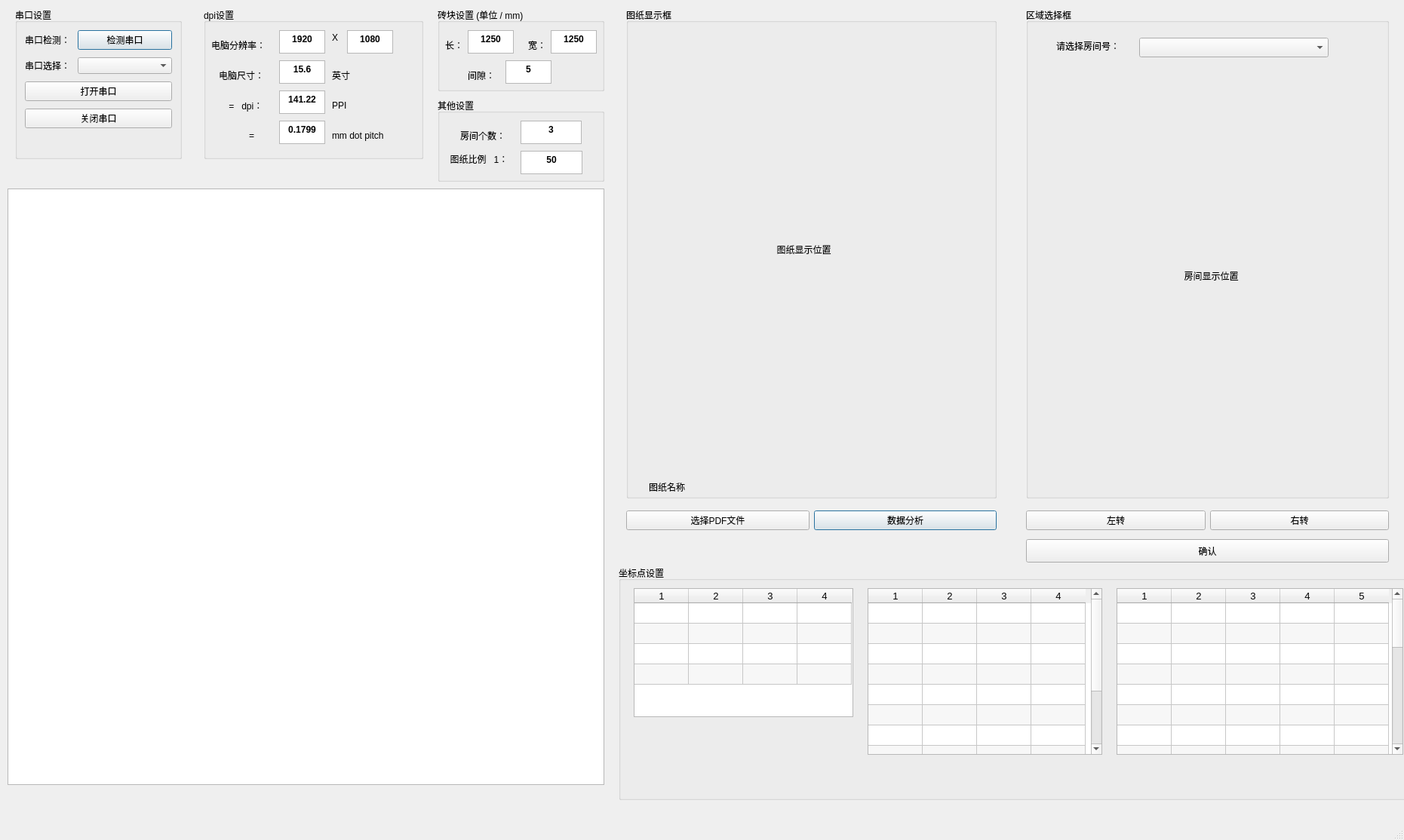
<?xml version="1.0" encoding="UTF-8"?>
<ui version="4.0">
 <class>MainWindow</class>
 <widget class="QMainWindow" name="MainWindow">
  <property name="geometry">
   <rect>
    <x>0</x>
    <y>0</y>
    <width>1861</width>
    <height>1114</height>
   </rect>
  </property>
  <property name="mouseTracking">
   <bool>false</bool>
  </property>
  <property name="windowTitle">
   <string>MainWindow</string>
  </property>
  <widget class="QWidget" name="centralwidget">
   <property name="mouseTracking">
    <bool>true</bool>
   </property>
   <widget class="QGroupBox" name="formGroupBox">
    <property name="geometry">
     <rect>
      <x>20</x>
      <y>10</y>
      <width>221</width>
      <height>201</height>
     </rect>
    </property>
    <property name="title">
     <string>串口设置</string>
    </property>
    <layout class="QFormLayout" name="formLayout">
     <property name="horizontalSpacing">
      <number>10</number>
     </property>
     <property name="verticalSpacing">
      <number>10</number>
     </property>
     <property name="leftMargin">
      <number>10</number>
     </property>
     <property name="topMargin">
      <number>10</number>
     </property>
     <property name="rightMargin">
      <number>10</number>
     </property>
     <property name="bottomMargin">
      <number>10</number>
     </property>
     <item row="0" column="0">
      <widget class="QLabel" name="s1__lb_1">
       <property name="text">
        <string>串口检测：</string>
       </property>
      </widget>
     </item>
     <item row="0" column="1">
      <widget class="QPushButton" name="s1__box_1">
       <property name="text">
        <string>检测串口</string>
       </property>
       <property name="autoRepeatInterval">
        <number>100</number>
       </property>
       <property name="default">
        <bool>true</bool>
       </property>
      </widget>
     </item>
     <item row="1" column="0">
      <widget class="QLabel" name="s1__lb_2">
       <property name="text">
        <string>串口选择：</string>
       </property>
      </widget>
     </item>
     <item row="1" column="1">
      <widget class="QComboBox" name="s1__box_2"/>
     </item>
     <item row="2" column="0" colspan="2">
      <widget class="QPushButton" name="open_serial_button">
       <property name="text">
        <string>打开串口</string>
       </property>
      </widget>
     </item>
     <item row="3" column="0" colspan="2">
      <widget class="QPushButton" name="close_serial_button">
       <property name="text">
        <string>关闭串口</string>
       </property>
      </widget>
     </item>
    </layout>
   </widget>
   <widget class="QGraphicsView" name="graphicsView">
    <property name="geometry">
     <rect>
      <x>10</x>
      <y>250</y>
      <width>791</width>
      <height>791</height>
     </rect>
    </property>
    <property name="mouseTracking">
     <bool>true</bool>
    </property>
   </widget>
   <widget class="QGroupBox" name="groupBox">
    <property name="geometry">
     <rect>
      <x>270</x>
      <y>10</y>
      <width>291</width>
      <height>201</height>
     </rect>
    </property>
    <property name="title">
     <string>dpi设置</string>
    </property>
    <widget class="QLabel" name="label_3">
     <property name="geometry">
      <rect>
       <x>10</x>
       <y>40</y>
       <width>81</width>
       <height>20</height>
      </rect>
     </property>
     <property name="text">
      <string>电脑分辨率：</string>
     </property>
    </widget>
    <widget class="QLabel" name="label_4">
     <property name="geometry">
      <rect>
       <x>20</x>
       <y>80</y>
       <width>71</width>
       <height>20</height>
      </rect>
     </property>
     <property name="text">
      <string>电脑尺寸：</string>
     </property>
    </widget>
    <widget class="QLabel" name="label_5">
     <property name="geometry">
      <rect>
       <x>30</x>
       <y>120</y>
       <width>61</width>
       <height>20</height>
      </rect>
     </property>
     <property name="text">
      <string> =   dpi：</string>
     </property>
    </widget>
    <widget class="QLabel" name="label_6">
     <property name="geometry">
      <rect>
       <x>60</x>
       <y>160</y>
       <width>31</width>
       <height>20</height>
      </rect>
     </property>
     <property name="text">
      <string>=</string>
     </property>
    </widget>
    <widget class="QTextEdit" name="horizontal_textEdit">
     <property name="geometry">
      <rect>
       <x>100</x>
       <y>30</y>
       <width>61</width>
       <height>31</height>
      </rect>
     </property>
     <property name="html">
      <string>&lt;!DOCTYPE HTML PUBLIC &quot;-//W3C//DTD HTML 4.0//EN&quot; &quot;http://www.w3.org/TR/REC-html40/strict.dtd&quot;&gt;
&lt;html&gt;&lt;head&gt;&lt;meta name=&quot;qrichtext&quot; content=&quot;1&quot; /&gt;&lt;style type=&quot;text/css&quot;&gt;
p, li { white-space: pre-wrap; }
&lt;/style&gt;&lt;/head&gt;&lt;body style=&quot; font-family:'Sans Serif'; font-size:9pt; font-weight:400; font-style:normal;&quot;&gt;
&lt;p align=&quot;center&quot; style=&quot; margin-top:0px; margin-bottom:0px; margin-left:0px; margin-right:0px; -qt-block-indent:0; text-indent:0px;&quot;&gt;&lt;span style=&quot; font-weight:600;&quot;&gt;1920&lt;/span&gt;&lt;/p&gt;&lt;/body&gt;&lt;/html&gt;</string>
     </property>
    </widget>
    <widget class="QTextEdit" name="computer_size_textEdit">
     <property name="geometry">
      <rect>
       <x>100</x>
       <y>70</y>
       <width>61</width>
       <height>31</height>
      </rect>
     </property>
     <property name="html">
      <string>&lt;!DOCTYPE HTML PUBLIC &quot;-//W3C//DTD HTML 4.0//EN&quot; &quot;http://www.w3.org/TR/REC-html40/strict.dtd&quot;&gt;
&lt;html&gt;&lt;head&gt;&lt;meta name=&quot;qrichtext&quot; content=&quot;1&quot; /&gt;&lt;style type=&quot;text/css&quot;&gt;
p, li { white-space: pre-wrap; }
&lt;/style&gt;&lt;/head&gt;&lt;body style=&quot; font-family:'Sans Serif'; font-size:9pt; font-weight:400; font-style:normal;&quot;&gt;
&lt;p align=&quot;center&quot; style=&quot; margin-top:0px; margin-bottom:0px; margin-left:0px; margin-right:0px; -qt-block-indent:0; text-indent:0px;&quot;&gt;&lt;span style=&quot; font-weight:600;&quot;&gt;15.6&lt;/span&gt;&lt;/p&gt;&lt;/body&gt;&lt;/html&gt;</string>
     </property>
    </widget>
    <widget class="QTextEdit" name="dpi_textEdit">
     <property name="geometry">
      <rect>
       <x>100</x>
       <y>110</y>
       <width>61</width>
       <height>31</height>
      </rect>
     </property>
     <property name="html">
      <string>&lt;!DOCTYPE HTML PUBLIC &quot;-//W3C//DTD HTML 4.0//EN&quot; &quot;http://www.w3.org/TR/REC-html40/strict.dtd&quot;&gt;
&lt;html&gt;&lt;head&gt;&lt;meta name=&quot;qrichtext&quot; content=&quot;1&quot; /&gt;&lt;style type=&quot;text/css&quot;&gt;
p, li { white-space: pre-wrap; }
&lt;/style&gt;&lt;/head&gt;&lt;body style=&quot; font-family:'Sans Serif'; font-size:9pt; font-weight:400; font-style:normal;&quot;&gt;
&lt;p align=&quot;center&quot; style=&quot; margin-top:0px; margin-bottom:0px; margin-left:0px; margin-right:0px; -qt-block-indent:0; text-indent:0px;&quot;&gt;&lt;span style=&quot; font-weight:600;&quot;&gt;141.22&lt;/span&gt;&lt;/p&gt;&lt;/body&gt;&lt;/html&gt;</string>
     </property>
    </widget>
    <widget class="QTextEdit" name="dot_pitch_textEdit">
     <property name="geometry">
      <rect>
       <x>100</x>
       <y>150</y>
       <width>61</width>
       <height>31</height>
      </rect>
     </property>
     <property name="html">
      <string>&lt;!DOCTYPE HTML PUBLIC &quot;-//W3C//DTD HTML 4.0//EN&quot; &quot;http://www.w3.org/TR/REC-html40/strict.dtd&quot;&gt;
&lt;html&gt;&lt;head&gt;&lt;meta name=&quot;qrichtext&quot; content=&quot;1&quot; /&gt;&lt;style type=&quot;text/css&quot;&gt;
p, li { white-space: pre-wrap; }
&lt;/style&gt;&lt;/head&gt;&lt;body style=&quot; font-family:'Sans Serif'; font-size:9pt; font-weight:400; font-style:normal;&quot;&gt;
&lt;p align=&quot;center&quot; style=&quot; margin-top:0px; margin-bottom:0px; margin-left:0px; margin-right:0px; -qt-block-indent:0; text-indent:0px;&quot;&gt;&lt;span style=&quot; font-weight:600;&quot;&gt;0.1799&lt;/span&gt;&lt;/p&gt;&lt;/body&gt;&lt;/html&gt;</string>
     </property>
    </widget>
    <widget class="QTextEdit" name="longitudinal_textEdit">
     <property name="geometry">
      <rect>
       <x>190</x>
       <y>30</y>
       <width>61</width>
       <height>31</height>
      </rect>
     </property>
     <property name="html">
      <string>&lt;!DOCTYPE HTML PUBLIC &quot;-//W3C//DTD HTML 4.0//EN&quot; &quot;http://www.w3.org/TR/REC-html40/strict.dtd&quot;&gt;
&lt;html&gt;&lt;head&gt;&lt;meta name=&quot;qrichtext&quot; content=&quot;1&quot; /&gt;&lt;style type=&quot;text/css&quot;&gt;
p, li { white-space: pre-wrap; }
&lt;/style&gt;&lt;/head&gt;&lt;body style=&quot; font-family:'Sans Serif'; font-size:9pt; font-weight:400; font-style:normal;&quot;&gt;
&lt;p align=&quot;center&quot; style=&quot; margin-top:0px; margin-bottom:0px; margin-left:0px; margin-right:0px; -qt-block-indent:0; text-indent:0px;&quot;&gt;&lt;span style=&quot; font-weight:600;&quot;&gt;1080&lt;/span&gt;&lt;/p&gt;&lt;/body&gt;&lt;/html&gt;</string>
     </property>
    </widget>
    <widget class="QLabel" name="label_7">
     <property name="geometry">
      <rect>
       <x>170</x>
       <y>30</y>
       <width>21</width>
       <height>20</height>
      </rect>
     </property>
     <property name="text">
      <string>X</string>
     </property>
    </widget>
    <widget class="QLabel" name="label_8">
     <property name="geometry">
      <rect>
       <x>170</x>
       <y>80</y>
       <width>61</width>
       <height>20</height>
      </rect>
     </property>
     <property name="text">
      <string>英寸</string>
     </property>
    </widget>
    <widget class="QLabel" name="label_9">
     <property name="geometry">
      <rect>
       <x>170</x>
       <y>120</y>
       <width>61</width>
       <height>20</height>
      </rect>
     </property>
     <property name="text">
      <string>PPI</string>
     </property>
    </widget>
    <widget class="QLabel" name="label_10">
     <property name="geometry">
      <rect>
       <x>170</x>
       <y>160</y>
       <width>91</width>
       <height>20</height>
      </rect>
     </property>
     <property name="text">
      <string>mm dot pitch</string>
     </property>
    </widget>
   </widget>
   <widget class="QGroupBox" name="groupBox_2">
    <property name="geometry">
     <rect>
      <x>580</x>
      <y>10</y>
      <width>221</width>
      <height>111</height>
     </rect>
    </property>
    <property name="title">
     <string>砖块设置 (单位 / mm)</string>
    </property>
    <widget class="QLabel" name="label_11">
     <property name="geometry">
      <rect>
       <x>10</x>
       <y>40</y>
       <width>31</width>
       <height>20</height>
      </rect>
     </property>
     <property name="text">
      <string>长：</string>
     </property>
    </widget>
    <widget class="QTextEdit" name="brick_length_textEdit">
     <property name="geometry">
      <rect>
       <x>40</x>
       <y>30</y>
       <width>61</width>
       <height>31</height>
      </rect>
     </property>
     <property name="html">
      <string>&lt;!DOCTYPE HTML PUBLIC &quot;-//W3C//DTD HTML 4.0//EN&quot; &quot;http://www.w3.org/TR/REC-html40/strict.dtd&quot;&gt;
&lt;html&gt;&lt;head&gt;&lt;meta name=&quot;qrichtext&quot; content=&quot;1&quot; /&gt;&lt;style type=&quot;text/css&quot;&gt;
p, li { white-space: pre-wrap; }
&lt;/style&gt;&lt;/head&gt;&lt;body style=&quot; font-family:'Sans Serif'; font-size:9pt; font-weight:400; font-style:normal;&quot;&gt;
&lt;p align=&quot;center&quot; style=&quot; margin-top:0px; margin-bottom:0px; margin-left:0px; margin-right:0px; -qt-block-indent:0; text-indent:0px;&quot;&gt;&lt;span style=&quot; font-weight:600;&quot;&gt;1250&lt;/span&gt;&lt;/p&gt;&lt;/body&gt;&lt;/html&gt;</string>
     </property>
    </widget>
    <widget class="QLabel" name="label_12">
     <property name="geometry">
      <rect>
       <x>120</x>
       <y>40</y>
       <width>31</width>
       <height>20</height>
      </rect>
     </property>
     <property name="text">
      <string>宽：</string>
     </property>
    </widget>
    <widget class="QTextEdit" name="brick_width_textEdit">
     <property name="geometry">
      <rect>
       <x>150</x>
       <y>30</y>
       <width>61</width>
       <height>31</height>
      </rect>
     </property>
     <property name="html">
      <string>&lt;!DOCTYPE HTML PUBLIC &quot;-//W3C//DTD HTML 4.0//EN&quot; &quot;http://www.w3.org/TR/REC-html40/strict.dtd&quot;&gt;
&lt;html&gt;&lt;head&gt;&lt;meta name=&quot;qrichtext&quot; content=&quot;1&quot; /&gt;&lt;style type=&quot;text/css&quot;&gt;
p, li { white-space: pre-wrap; }
&lt;/style&gt;&lt;/head&gt;&lt;body style=&quot; font-family:'Sans Serif'; font-size:9pt; font-weight:400; font-style:normal;&quot;&gt;
&lt;p align=&quot;center&quot; style=&quot; margin-top:0px; margin-bottom:0px; margin-left:0px; margin-right:0px; -qt-block-indent:0; text-indent:0px;&quot;&gt;&lt;span style=&quot; font-weight:600;&quot;&gt;1250&lt;/span&gt;&lt;/p&gt;&lt;/body&gt;&lt;/html&gt;</string>
     </property>
    </widget>
    <widget class="QLabel" name="label_14">
     <property name="geometry">
      <rect>
       <x>40</x>
       <y>80</y>
       <width>31</width>
       <height>20</height>
      </rect>
     </property>
     <property name="text">
      <string>间隙：</string>
     </property>
    </widget>
    <widget class="QTextEdit" name="brick_gap_textEdit">
     <property name="geometry">
      <rect>
       <x>90</x>
       <y>70</y>
       <width>61</width>
       <height>31</height>
      </rect>
     </property>
     <property name="html">
      <string>&lt;!DOCTYPE HTML PUBLIC &quot;-//W3C//DTD HTML 4.0//EN&quot; &quot;http://www.w3.org/TR/REC-html40/strict.dtd&quot;&gt;
&lt;html&gt;&lt;head&gt;&lt;meta name=&quot;qrichtext&quot; content=&quot;1&quot; /&gt;&lt;style type=&quot;text/css&quot;&gt;
p, li { white-space: pre-wrap; }
&lt;/style&gt;&lt;/head&gt;&lt;body style=&quot; font-family:'Sans Serif'; font-size:9pt; font-weight:400; font-style:normal;&quot;&gt;
&lt;p align=&quot;center&quot; style=&quot; margin-top:0px; margin-bottom:0px; margin-left:0px; margin-right:0px; -qt-block-indent:0; text-indent:0px;&quot;&gt;&lt;span style=&quot; font-weight:600;&quot;&gt;5&lt;/span&gt;&lt;/p&gt;&lt;/body&gt;&lt;/html&gt;</string>
     </property>
    </widget>
   </widget>
   <widget class="QGroupBox" name="groupBox_3">
    <property name="geometry">
     <rect>
      <x>820</x>
      <y>750</y>
      <width>1061</width>
      <height>311</height>
     </rect>
    </property>
    <property name="title">
     <string>坐标点设置</string>
    </property>
    <widget class="QTableWidget" name="anchorTable">
     <property name="geometry">
      <rect>
       <x>20</x>
       <y>30</y>
       <width>291</width>
       <height>171</height>
      </rect>
     </property>
     <property name="sizePolicy">
      <sizepolicy hsizetype="Minimum" vsizetype="Minimum">
       <horstretch>0</horstretch>
       <verstretch>0</verstretch>
      </sizepolicy>
     </property>
     <property name="minimumSize">
      <size>
       <width>0</width>
       <height>112</height>
      </size>
     </property>
     <property name="maximumSize">
      <size>
       <width>350</width>
       <height>16777215</height>
      </size>
     </property>
     <property name="font">
      <font>
       <pointsize>10</pointsize>
      </font>
     </property>
     <property name="sizeAdjustPolicy">
      <enum>QAbstractScrollArea::AdjustToContents</enum>
     </property>
     <property name="alternatingRowColors">
      <bool>true</bool>
     </property>
     <property name="rowCount">
      <number>4</number>
     </property>
     <property name="columnCount">
      <number>4</number>
     </property>
     <attribute name="horizontalHeaderDefaultSectionSize">
      <number>72</number>
     </attribute>
     <attribute name="horizontalHeaderMinimumSectionSize">
      <number>70</number>
     </attribute>
     <attribute name="horizontalHeaderStretchLastSection">
      <bool>false</bool>
     </attribute>
     <attribute name="verticalHeaderVisible">
      <bool>false</bool>
     </attribute>
     <attribute name="verticalHeaderDefaultSectionSize">
      <number>27</number>
     </attribute>
     <attribute name="verticalHeaderHighlightSections">
      <bool>true</bool>
     </attribute>
     <attribute name="verticalHeaderMinimumSectionSize">
      <number>20</number>
     </attribute>
     <row/>
     <row/>
     <row/>
     <row/>
     <column/>
     <column/>
     <column/>
     <column/>
    </widget>
    <widget class="QTableWidget" name="vertexTable">
     <property name="geometry">
      <rect>
       <x>330</x>
       <y>30</y>
       <width>311</width>
       <height>221</height>
      </rect>
     </property>
     <property name="sizePolicy">
      <sizepolicy hsizetype="Minimum" vsizetype="Minimum">
       <horstretch>0</horstretch>
       <verstretch>0</verstretch>
      </sizepolicy>
     </property>
     <property name="minimumSize">
      <size>
       <width>0</width>
       <height>112</height>
      </size>
     </property>
     <property name="maximumSize">
      <size>
       <width>350</width>
       <height>16777215</height>
      </size>
     </property>
     <property name="font">
      <font>
       <pointsize>10</pointsize>
      </font>
     </property>
     <property name="sizeAdjustPolicy">
      <enum>QAbstractScrollArea::AdjustToContents</enum>
     </property>
     <property name="alternatingRowColors">
      <bool>true</bool>
     </property>
     <property name="rowCount">
      <number>11</number>
     </property>
     <property name="columnCount">
      <number>4</number>
     </property>
     <attribute name="horizontalHeaderDefaultSectionSize">
      <number>72</number>
     </attribute>
     <attribute name="horizontalHeaderMinimumSectionSize">
      <number>70</number>
     </attribute>
     <attribute name="horizontalHeaderStretchLastSection">
      <bool>false</bool>
     </attribute>
     <attribute name="verticalHeaderVisible">
      <bool>false</bool>
     </attribute>
     <attribute name="verticalHeaderDefaultSectionSize">
      <number>27</number>
     </attribute>
     <attribute name="verticalHeaderHighlightSections">
      <bool>true</bool>
     </attribute>
     <attribute name="verticalHeaderMinimumSectionSize">
      <number>20</number>
     </attribute>
     <row/>
     <row/>
     <row/>
     <row/>
     <row/>
     <row/>
     <row/>
     <row/>
     <row/>
     <row/>
     <row/>
     <column/>
     <column/>
     <column/>
     <column/>
    </widget>
    <widget class="QTableWidget" name="brickTable">
     <property name="geometry">
      <rect>
       <x>660</x>
       <y>30</y>
       <width>380</width>
       <height>221</height>
      </rect>
     </property>
     <property name="sizePolicy">
      <sizepolicy hsizetype="Minimum" vsizetype="Minimum">
       <horstretch>0</horstretch>
       <verstretch>0</verstretch>
      </sizepolicy>
     </property>
     <property name="minimumSize">
      <size>
       <width>0</width>
       <height>112</height>
      </size>
     </property>
     <property name="maximumSize">
      <size>
       <width>380</width>
       <height>16777215</height>
      </size>
     </property>
     <property name="font">
      <font>
       <pointsize>10</pointsize>
      </font>
     </property>
     <property name="sizeAdjustPolicy">
      <enum>QAbstractScrollArea::AdjustToContents</enum>
     </property>
     <property name="alternatingRowColors">
      <bool>true</bool>
     </property>
     <property name="rowCount">
      <number>21</number>
     </property>
     <property name="columnCount">
      <number>5</number>
     </property>
     <attribute name="horizontalHeaderDefaultSectionSize">
      <number>72</number>
     </attribute>
     <attribute name="horizontalHeaderMinimumSectionSize">
      <number>70</number>
     </attribute>
     <attribute name="horizontalHeaderStretchLastSection">
      <bool>false</bool>
     </attribute>
     <attribute name="verticalHeaderVisible">
      <bool>false</bool>
     </attribute>
     <attribute name="verticalHeaderDefaultSectionSize">
      <number>27</number>
     </attribute>
     <attribute name="verticalHeaderHighlightSections">
      <bool>true</bool>
     </attribute>
     <attribute name="verticalHeaderMinimumSectionSize">
      <number>20</number>
     </attribute>
     <row/>
     <row/>
     <row/>
     <row/>
     <row/>
     <row/>
     <row/>
     <row/>
     <row/>
     <row/>
     <row/>
     <row/>
     <row/>
     <row/>
     <row/>
     <row/>
     <row/>
     <row/>
     <row/>
     <row/>
     <row/>
     <column/>
     <column/>
     <column/>
     <column/>
     <column/>
    </widget>
   </widget>
   <widget class="QGroupBox" name="groupBox_4">
    <property name="geometry">
     <rect>
      <x>580</x>
      <y>130</y>
      <width>221</width>
      <height>111</height>
     </rect>
    </property>
    <property name="title">
     <string>其他设置</string>
    </property>
    <widget class="QTextEdit" name="room_num_textEdit">
     <property name="geometry">
      <rect>
       <x>110</x>
       <y>30</y>
       <width>81</width>
       <height>31</height>
      </rect>
     </property>
     <property name="html">
      <string>&lt;!DOCTYPE HTML PUBLIC &quot;-//W3C//DTD HTML 4.0//EN&quot; &quot;http://www.w3.org/TR/REC-html40/strict.dtd&quot;&gt;
&lt;html&gt;&lt;head&gt;&lt;meta name=&quot;qrichtext&quot; content=&quot;1&quot; /&gt;&lt;style type=&quot;text/css&quot;&gt;
p, li { white-space: pre-wrap; }
&lt;/style&gt;&lt;/head&gt;&lt;body style=&quot; font-family:'Sans Serif'; font-size:9pt; font-weight:400; font-style:normal;&quot;&gt;
&lt;p align=&quot;center&quot; style=&quot; margin-top:0px; margin-bottom:0px; margin-left:0px; margin-right:0px; -qt-block-indent:0; text-indent:0px;&quot;&gt;&lt;span style=&quot; font-weight:600;&quot;&gt;3&lt;/span&gt;&lt;/p&gt;&lt;/body&gt;&lt;/html&gt;</string>
     </property>
    </widget>
    <widget class="QLabel" name="label_2">
     <property name="geometry">
      <rect>
       <x>30</x>
       <y>40</y>
       <width>71</width>
       <height>20</height>
      </rect>
     </property>
     <property name="text">
      <string>房间个数：</string>
     </property>
    </widget>
    <widget class="QLabel" name="label">
     <property name="geometry">
      <rect>
       <x>10</x>
       <y>60</y>
       <width>91</width>
       <height>41</height>
      </rect>
     </property>
     <property name="text">
      <string>  图纸比例   1：</string>
     </property>
    </widget>
    <widget class="QTextEdit" name="ratio_textEdit">
     <property name="geometry">
      <rect>
       <x>110</x>
       <y>70</y>
       <width>82</width>
       <height>31</height>
      </rect>
     </property>
     <property name="html">
      <string>&lt;!DOCTYPE HTML PUBLIC &quot;-//W3C//DTD HTML 4.0//EN&quot; &quot;http://www.w3.org/TR/REC-html40/strict.dtd&quot;&gt;
&lt;html&gt;&lt;head&gt;&lt;meta name=&quot;qrichtext&quot; content=&quot;1&quot; /&gt;&lt;style type=&quot;text/css&quot;&gt;
p, li { white-space: pre-wrap; }
&lt;/style&gt;&lt;/head&gt;&lt;body style=&quot; font-family:'Sans Serif'; font-size:9pt; font-weight:400; font-style:normal;&quot;&gt;
&lt;p align=&quot;center&quot; style=&quot; margin-top:0px; margin-bottom:0px; margin-left:0px; margin-right:0px; -qt-block-indent:0; text-indent:0px;&quot;&gt;&lt;span style=&quot; font-weight:600;&quot;&gt;50&lt;/span&gt;&lt;/p&gt;&lt;/body&gt;&lt;/html&gt;</string>
     </property>
    </widget>
   </widget>
   <widget class="QGroupBox" name="groupBox_6">
    <property name="geometry">
     <rect>
      <x>1360</x>
      <y>10</y>
      <width>481</width>
      <height>651</height>
     </rect>
    </property>
    <property name="title">
     <string>区域选择框</string>
    </property>
    <widget class="QComboBox" name="comboBox">
     <property name="geometry">
      <rect>
       <x>150</x>
       <y>40</y>
       <width>251</width>
       <height>26</height>
      </rect>
     </property>
    </widget>
    <widget class="QLabel" name="label_13">
     <property name="geometry">
      <rect>
       <x>40</x>
       <y>40</y>
       <width>101</width>
       <height>21</height>
      </rect>
     </property>
     <property name="text">
      <string>请选择房间号：</string>
     </property>
    </widget>
    <widget class="QLabel" name="room_label">
     <property name="geometry">
      <rect>
       <x>30</x>
       <y>80</y>
       <width>431</width>
       <height>551</height>
      </rect>
     </property>
     <property name="layoutDirection">
      <enum>Qt::LeftToRight</enum>
     </property>
     <property name="text">
      <string>房间显示位置</string>
     </property>
     <property name="alignment">
      <set>Qt::AlignCenter</set>
     </property>
    </widget>
   </widget>
   <widget class="QGroupBox" name="groupBox_7">
    <property name="geometry">
     <rect>
      <x>830</x>
      <y>10</y>
      <width>491</width>
      <height>651</height>
     </rect>
    </property>
    <property name="title">
     <string>图纸显示框</string>
    </property>
    <widget class="QLabel" name="drawing_label">
     <property name="geometry">
      <rect>
       <x>10</x>
       <y>30</y>
       <width>451</width>
       <height>581</height>
      </rect>
     </property>
     <property name="layoutDirection">
      <enum>Qt::LeftToRight</enum>
     </property>
     <property name="text">
      <string>图纸显示位置</string>
     </property>
     <property name="alignment">
      <set>Qt::AlignCenter</set>
     </property>
    </widget>
    <widget class="QLabel" name="cad_label">
     <property name="geometry">
      <rect>
       <x>30</x>
       <y>620</y>
       <width>131</width>
       <height>31</height>
      </rect>
     </property>
     <property name="autoFillBackground">
      <bool>false</bool>
     </property>
     <property name="text">
      <string>图纸名称</string>
     </property>
    </widget>
   </widget>
   <widget class="QWidget" name="horizontalLayoutWidget">
    <property name="geometry">
     <rect>
      <x>1360</x>
      <y>670</y>
      <width>481</width>
      <height>41</height>
     </rect>
    </property>
    <layout class="QHBoxLayout" name="horizontalLayout">
     <item>
      <widget class="QPushButton" name="left_Button">
       <property name="text">
        <string>左转</string>
       </property>
      </widget>
     </item>
     <item>
      <widget class="QPushButton" name="right_Button">
       <property name="text">
        <string>右转</string>
       </property>
      </widget>
     </item>
    </layout>
   </widget>
   <widget class="QPushButton" name="confirm_Button">
    <property name="geometry">
     <rect>
      <x>1360</x>
      <y>715</y>
      <width>481</width>
      <height>31</height>
     </rect>
    </property>
    <property name="text">
     <string>确认</string>
    </property>
   </widget>
   <widget class="QWidget" name="horizontalLayoutWidget_2">
    <property name="geometry">
     <rect>
      <x>830</x>
      <y>670</y>
      <width>491</width>
      <height>41</height>
     </rect>
    </property>
    <layout class="QHBoxLayout" name="horizontalLayout_2">
     <item>
      <widget class="QPushButton" name="choose_pdf_Button">
       <property name="text">
        <string>选择PDF文件</string>
       </property>
      </widget>
     </item>
     <item>
      <widget class="QPushButton" name="analyse_button">
       <property name="text">
        <string>数据分析</string>
       </property>
       <property name="autoRepeatInterval">
        <number>100</number>
       </property>
       <property name="default">
        <bool>true</bool>
       </property>
      </widget>
     </item>
    </layout>
   </widget>
  </widget>
  <widget class="QMenuBar" name="menubar">
   <property name="geometry">
    <rect>
     <x>0</x>
     <y>0</y>
     <width>1861</width>
     <height>23</height>
    </rect>
   </property>
  </widget>
  <widget class="QStatusBar" name="statusbar"/>
 </widget>
 <resources/>
 <connections/>
</ui>
